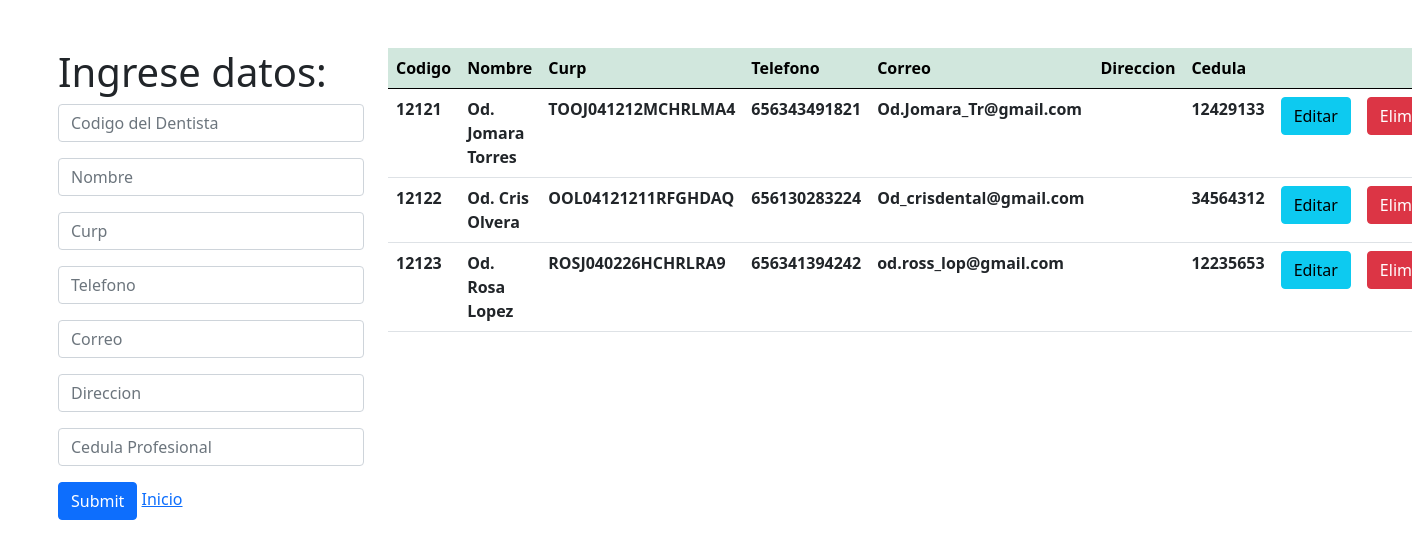
/crud_dentista/dentista.php, run on the app's committed database.
### tables this page shows
CREATE TABLE `dentista` (
  `doctorid` int(10) NOT NULL,
  `nombre` varchar(25) NOT NULL,
  `curp` varchar(25) NOT NULL,
  `telefono` varchar(25) NOT NULL,
  `correo` varchar(50) NOT NULL,
  `direccion` varchar(50) NOT NULL,
  `cedula` int(25) NOT NULL
);

### crud_dentista/dentista.php (the view, shortened to what this page needs)
<?php
$con=conectar();
$sql="SELECT * FROM dentista";
$query=mysqli_query($con,$sql);
?>
<!DOCTYPE html>
<html lang="en">
<head>
     <link href="css/style.css" rel="stylesheet">
     <link href="https://cdn.jsdelivr.net/npm/bootstrap@5.0.0-beta1/dist/css/bootstrap.min.css" rel="stylesheet">
</head>
<body>
     <div class="container mt-5">
          <div class="row">
               <div class="col-md-3">
                <h1>Ingrese datos:</h1>
               <form action="insertar.php" method="POST">
                                    <input type="text" class="form-control mb-3" name="doctorid" placeholder="Codigo del Dentista">
                                    <input type="text" class="form-control mb-3" name="nombre" placeholder="Nombre">
                                    <input type="text" class="form-control mb-3" name="curp" placeholder="Curp">
                                    <input type="text" class="form-control mb-3" name="telefono" placeholder="Telefono">
                                    <input type="text" class="form-control mb-3" name="correo" placeholder="Correo">
                                    <input type="text" class="form-control mb-3" name="direccion" placeholder="Direccion">
                                    <input type="text" class="form-control mb-3" name="cedula" placeholder="Cedula Profesional">
                                    <input type="submit" class="btn btn-primary">
                                    <a href="http://localhost/Proyecto_Torres_ConsultorioDental/index.php">Inicio</a></li>
               </form>
               </div>
               <div class="col-md-8">
               <table class="table" >
                                <thead class="table-success table-striped" >
                                    <tr>
                                        <th>Codigo</th>
                                        <th>Nombre</th>
                                        <th>Curp</th>
                                        <th>Telefono</th>
                                        <th>Correo</th>
                                        <th>Direccion</th>
                                        <th>Cedula</th>
                                        <th></th>
                                        <th></th>
                                    </tr>
                                </thead>
                                <tbody>
                                        <?php
                                            while($row=mysqli_fetch_array($query)){
                                        ?>
                                            <tr>
                                                <th><?php  echo $row['doctorid']?></th>
                                                <th><?php  echo $row['nombre']?></th>
                                                <th><?php  echo $row['curp']?></th>
                                                <th><?php  echo $row['telefono']?></th>
                                                <th><?php  echo $row['correo']?></th>
                                                <th><?php  echo $row['direccion']?></th>
                                                <th><?php  echo $row['cedula']?></th>
                                                <th><a href="actualizar.php?id=<?php echo $row['doctorid'] ?>" class="btn btn-info">Editar</a></th>
                                                <th><a href="delete.php?id=<?php echo $row['doctorid'] ?>" class="btn btn-danger">Eliminar</a></th>
                                            </tr>
                                        <?php
                                            }
                                        ?>
                                </tbody>
               </table>
               </div>
          </div>
     </div>
</body>
</html>

### style.css (style rules this page uses)
* { -webkit-box-sizing: border-box; -moz-box-sizing: border-box; box-sizing: border-box; margin:0px; padding:0px; }
body { background:rgb(248, 246, 246); color:black; font-family:Arial, helvetica, sans-serif; }
a { text-decoration: none; color:black; }

### data on the page
dentista: doctorid "12121", nombre "Od. Jomara Torres", curp "TOOJ041212MCHRLMA4", telefono "656343491821", correo "Od.Jomara_Tr@gmail.com", cedula "12429133"
dentista: doctorid "12122", nombre "Od. Cris Olvera", curp "OOL04121211RFGHDAQ", telefono "656130283224", correo "Od_crisdental@gmail.com", cedula "34564312"
dentista: doctorid "12123", nombre "Od. Rosa Lopez", curp "ROSJ040226HCHRLRA9", telefono "656341394242", correo "od.ross_lop@gmail.com", cedula "12235653"
